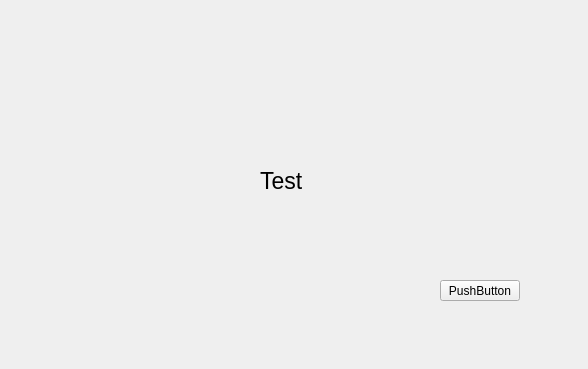
<?xml version="1.0" encoding="UTF-8"?>
<ui version="4.0">
 <class>Widget</class>
 <widget class="QWidget" name="Widget">
  <property name="geometry">
   <rect>
    <x>0</x>
    <y>0</y>
    <width>588</width>
    <height>369</height>
   </rect>
  </property>
  <property name="windowTitle">
   <string>MyfirstDemo</string>
  </property>
  <widget class="QLabel" name="label">
   <property name="geometry">
    <rect>
     <x>260</x>
     <y>160</y>
     <width>51</width>
     <height>41</height>
    </rect>
   </property>
   <property name="font">
    <font>
     <pointsize>17</pointsize>
    </font>
   </property>
   <property name="text">
    <string>Test</string>
   </property>
  </widget>
  <widget class="QPushButton" name="pushButton">
   <property name="geometry">
    <rect>
     <x>440</x>
     <y>280</y>
     <width>80</width>
     <height>21</height>
    </rect>
   </property>
   <property name="text">
    <string>PushButton</string>
   </property>
  </widget>
 </widget>
 <resources/>
 <connections>
  <connection>
   <sender>pushButton</sender>
   <signal>clicked()</signal>
   <receiver>Widget</receiver>
   <slot>close()</slot>
   <hints>
    <hint type="sourcelabel">
     <x>479</x>
     <y>290</y>
    </hint>
    <hint type="destinationlabel">
     <x>293</x>
     <y>184</y>
    </hint>
   </hints>
  </connection>
 </connections>
</ui>
